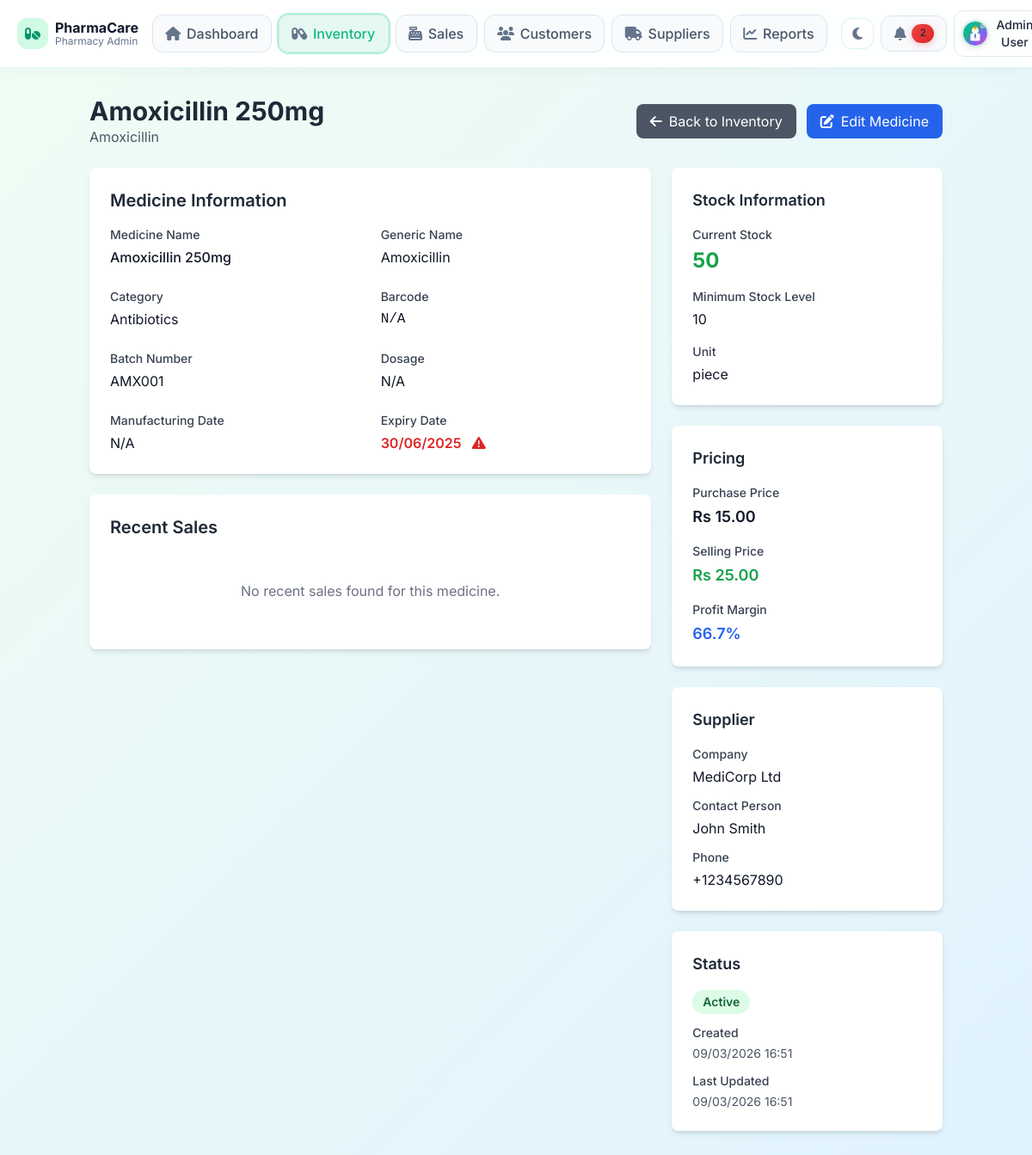
The page /admin/modules/inventory/view_medicine.php?id=2 (signed in) on the database its author committed.
### tables this page shows
CREATE TABLE users (
    id INT PRIMARY KEY AUTO_INCREMENT,
    name VARCHAR(100) NOT NULL,
    email VARCHAR(100) UNIQUE NOT NULL,
    password VARCHAR(255) NOT NULL,
    role ENUM('admin', 'pharmacist', 'customer') NOT NULL DEFAULT 'customer',
    phone VARCHAR(20),
    address TEXT,
    profile_image VARCHAR(255),
    status ENUM('active', 'inactive') DEFAULT 'active',
    created_at TIMESTAMP DEFAULT CURRENT_TIMESTAMP,
    updated_at TIMESTAMP DEFAULT CURRENT_TIMESTAMP ON UPDATE CURRENT_TIMESTAMP
);

CREATE TABLE medicines (
    id INT PRIMARY KEY AUTO_INCREMENT,
    name VARCHAR(200) NOT NULL,
    generic_name VARCHAR(200),
    category_id INT,
    supplier_id INT,
    batch_number VARCHAR(50),
    barcode VARCHAR(100),
    description TEXT,
    dosage VARCHAR(100),
    unit VARCHAR(50) DEFAULT 'piece',
    purchase_price DECIMAL(10,2) NOT NULL,
    selling_price DECIMAL(10,2) NOT NULL,
    stock_quantity INT DEFAULT 0,
    min_stock_level INT DEFAULT 10,
    max_stock_level INT DEFAULT 1000,
    expiry_date DATE,
    manufacture_date DATE,
    prescription_required BOOLEAN DEFAULT FALSE,
    image VARCHAR(255),
    status ENUM('active', 'inactive', 'discontinued') DEFAULT 'active',
    created_at TIMESTAMP DEFAULT CURRENT_TIMESTAMP,
    updated_at TIMESTAMP DEFAULT CURRENT_TIMESTAMP ON UPDATE CURRENT_TIMESTAMP,
    FOREIGN KEY (category_id) REFERENCES categories(id),
    FOREIGN KEY (supplier_id) REFERENCES suppliers(id),
    INDEX idx_name (name),
    INDEX idx_barcode (barcode),
    INDEX idx_expiry (expiry_date)
);

CREATE TABLE categories (
    id INT PRIMARY KEY AUTO_INCREMENT,
    name VARCHAR(100) NOT NULL,
    description TEXT,
    status ENUM('active', 'inactive') DEFAULT 'active',
    created_at TIMESTAMP DEFAULT CURRENT_TIMESTAMP
);

CREATE TABLE suppliers (
    id INT PRIMARY KEY AUTO_INCREMENT,
    name VARCHAR(100) NOT NULL,
    contact_person VARCHAR(100),
    email VARCHAR(100),
    phone VARCHAR(20),
    address TEXT,
    status ENUM('active', 'inactive') DEFAULT 'active',
    created_at TIMESTAMP DEFAULT CURRENT_TIMESTAMP,
    updated_at TIMESTAMP DEFAULT CURRENT_TIMESTAMP ON UPDATE CURRENT_TIMESTAMP
);

### admin/modules/inventory/view_medicine.php (the view, shortened to what the rows shown need)
<?php
require_once dirname(__DIR__, 2) . '/bootstrap.php';
$id = $_GET['id'] ?? null;
$stmt = $pdo->prepare("
    SELECT m.*, c.name as category_name, s.name as supplier_name, s.contact_person, s.phone
    FROM medicines m
    LEFT JOIN categories c ON m.category_id = c.id
    LEFT JOIN suppliers s ON m.supplier_id = s.id
    WHERE m.id = ?
");
$stmt->execute([$id]);
$medicine = $stmt->fetch(PDO::FETCH_ASSOC);
?>
<!DOCTYPE html>
<html lang="en" data-theme="<?php echo getThemeClass(); ?>">
<head>
    <?php include '../../includes/head.php'; ?>
    <script src="https://cdn.tailwindcss.com"></script>
</head>
<body class="pc-shell">
    <?php include '../../includes/navbar.php'; ?>
    <div class="container mx-auto px-4 py-8">
        <div class="flex justify-between items-center mb-6">
            <div>
                <h1 class="text-3xl font-bold text-gray-800"><?php echo htmlspecialchars($medicine['name'] ?? 'Unknown Medicine'); ?></h1>
                <p class="text-gray-600"><?php echo htmlspecialchars($medicine['generic_name'] ?? 'N/A'); ?></p>
            </div>
        </div>
        <div class="grid grid-cols-1 lg:grid-cols-3 gap-6">
            <div class="lg:col-span-2">
                <div class="bg-white rounded-lg shadow-md p-6 mb-6">
                    <h2 class="text-xl font-semibold text-gray-800 mb-4">Medicine Information</h2>
                    <div class="grid grid-cols-1 md:grid-cols-2 gap-6">
                        <div>
                            <label class="block text-sm font-medium text-gray-700 mb-1">Medicine Name</label>
                            <p class="text-gray-900 font-medium"><?php echo htmlspecialchars($medicine['name'] ?? 'Unknown Medicine'); ?></p>
                        </div>
                        <div>
                            <label class="block text-sm font-medium text-gray-700 mb-1">Generic Name</label>
                            <p class="text-gray-900"><?php echo htmlspecialchars($medicine['generic_name'] ?? 'N/A'); ?></p>
                        </div>
                        <div>
                            <label class="block text-sm font-medium text-gray-700 mb-1">Category</label>
                            <p class="text-gray-900"><?php echo htmlspecialchars($medicine['category_name'] ?? 'N/A'); ?></p>
                        </div>
                        <div>
                            <label class="block text-sm font-medium text-gray-700 mb-1">Barcode</label>
                            <p class="text-gray-900 font-mono"><?php echo htmlspecialchars($medicine['barcode'] ?? 'N/A'); ?></p>
                        </div>
                        <div>
                            <label class="block text-sm font-medium text-gray-700 mb-1">Batch Number</label>
                            <p class="text-gray-900"><?php echo htmlspecialchars($medicine['batch_number'] ?? 'N/A'); ?></p>
                        </div>
                        <div>
                            <label class="block text-sm font-medium text-gray-700 mb-1">Dosage</label>
                            <p class="text-gray-900"><?php echo htmlspecialchars($medicine['dosage'] ?? 'N/A'); ?></p>
                        </div>
                        <div>
                            <label class="block text-sm font-medium text-gray-700 mb-1">Expiry Date</label>
                            <p class="text-gray-900 <?php echo (!empty($medicine['expiry_date']) && strtotime($medicine['expiry_date']) <= strtotime('+30 days')) ? 'text-red-600 font-semibold' : ''; ?>">
                                <?php
                                if (!empty($medicine['expiry_date'])) {
                                    echo date('d/m/Y', strtotime($medicine['expiry_date']));
                                    if (strtotime($medicine['expiry_date']) <= strtotime('+30 days')) {
                                        echo ' <i class="fas fa-exclamation-triangle ml-2"></i>';
                                    }
                                } else {
                                    echo 'N/A';
                                }
                                ?>
                            </p>
                        </div>
                    </div>
                </div>
                <div class="bg-white rounded-lg shadow-md p-6">
                    <h2 class="text-xl font-semibold text-gray-800 mb-4">Recent Sales</h2>
                </div>
            </div>
            <div class="space-y-6">
                <div class="bg-white rounded-lg shadow-md p-6">
                    <div class="space-y-4">
                        <div>
                            <label class="block text-sm font-medium text-gray-700 mb-1">Current Stock</label>
                            <p class="text-2xl font-bold <?php echo $medicine['stock_quantity'] <= $medicine['min_stock_level'] ? 'text-red-600' : 'text-green-600'; ?>">
                                <?php echo $medicine['stock_quantity']; ?>
                            </p>
                        </div>
                        <div>
                            <label class="block text-sm font-medium text-gray-700 mb-1">Minimum Stock Level</label>
                            <p class="text-gray-900"><?php echo $medicine['min_stock_level']; ?></p>
                        </div>
                        <div>
                            <label class="block text-sm font-medium text-gray-700 mb-1">Unit</label>
                            <p class="text-gray-900"><?php echo htmlspecialchars($medicine['unit'] ?? 'N/A'); ?></p>
                        </div>
                    </div>
                </div>
                <div class="bg-white rounded-lg shadow-md p-6">
                    <div class="space-y-4">
                        <div>
                            <label class="block text-sm font-medium text-gray-700 mb-1">Purchase Price</label>
                            <p class="text-lg font-semibold text-gray-900">Rs <?php echo number_format($medicine['purchase_price'], 2); ?></p>
                        </div>
                        <div>
                            <label class="block text-sm font-medium text-gray-700 mb-1">Selling Price</label>
                            <p class="text-lg font-semibold text-green-600">Rs <?php echo number_format($medicine['selling_price'], 2); ?></p>
                        </div>
                        <div>
                            <label class="block text-sm font-medium text-gray-700 mb-1">Profit Margin</label>
                            <?php
                            $margin = (($medicine['selling_price'] - $medicine['purchase_price']) / $medicine['purchase_price']) * 100;
                            ?>
                            <p class="text-lg font-semibold text-blue-600"><?php echo number_format($margin, 1); ?>%</p>
                        </div>
                    </div>
                </div>
                <?php if ($medicine['supplier_name']): ?>
                    <div class="bg-white rounded-lg shadow-md p-6">
                        <h3 class="text-lg font-semibold text-gray-800 mb-4">Supplier</h3>
                        <div class="space-y-3">
                            <div>
                                <label class="block text-sm font-medium text-gray-700 mb-1">Company</label>
                                <p class="text-gray-900"><?php echo htmlspecialchars($medicine['supplier_name'] ?? 'N/A'); ?></p>
                            </div>
                            <?php if ($medicine['contact_person']): ?>
                                <div>
                                    <label class="block text-sm font-medium text-gray-700 mb-1">Contact Person</label>
                                    <p class="text-gray-900"><?php echo htmlspecialchars($medicine['contact_person'] ?? 'N/A'); ?></p>
                                </div>
                            <?php endif; ?>
                            <?php if ($medicine['phone']): ?>
                                <div>
                                    <label class="block text-sm font-medium text-gray-700 mb-1">Phone</label>
                                    <p class="text-gray-900"><?php echo htmlspecialchars($medicine['phone'] ?? 'N/A'); ?></p>
                                </div>
                            <?php endif; ?>
                        </div>
                    </div>
                <?php endif; ?>
                <div class="bg-white rounded-lg shadow-md p-6">
                    <div class="space-y-3">
                        <div>
                            <span class="px-3 py-1 inline-flex text-sm leading-5 font-semibold rounded-full
                                <?php echo $medicine['status'] === 'active' ? 'bg-green-100 text-green-800' : 'bg-red-100 text-red-800'; ?>">
                                <?php echo ucfirst($medicine['status']); ?>
                            </span>
                        </div>
                        <div>
                            <label class="block text-sm font-medium text-gray-700 mb-1">Created</label>
                            <p class="text-sm text-gray-600"><?php echo date('d/m/Y H:i', strtotime($medicine['created_at'])); ?></p>
                        </div>
                        <div>
                            <label class="block text-sm font-medium text-gray-700 mb-1">Last Updated</label>
                            <p class="text-sm text-gray-600"><?php echo date('d/m/Y H:i', strtotime($medicine['updated_at'])); ?></p>
                        </div>
                    </div>
                </div>
            </div>
        </div>
    </div>
</body>
</html>

### admin/includes/navbar.php (shortened to what the rows shown need)
<?php
$profileImage = ($user && !empty($user['profile_image']))
  ? url('uploads/profiles/' . $user['profile_image'])
  : url('assets/images/default-avatar.svg');
?>
<nav class="sticky top-0 z-50 border-b border-slate-200/70 bg-white/92 backdrop-blur dark:bg-slate-900/95 dark:border-slate-700">
  <div class="pc-container !py-3">
    <div class="flex items-center justify-between gap-4">
      <div class="flex items-center gap-2">
        <div class="relative">
          <button class="flex items-center gap-2 rounded-xl border border-slate-200 dark:border-slate-700 px-2 py-1.5 hover:bg-slate-50 dark:hover:bg-slate-800 text-slate-700 dark:text-slate-100" onclick="toggleUserMenu()">
            <img src="<?php echo $profileImage; ?>" alt="Profile" class="h-8 w-8 rounded-full object-cover" onerror="this.src='<?php echo url('assets/images/default-avatar.svg'); ?>'">
            <span class="hidden lg:inline text-sm font-medium"><?php echo htmlspecialchars($user['name'] ?? 'User'); ?></span>
          </button>
        </div>
      </div>
    </div>
  </div>
</nav>

### rows shown on the page
users: name "Admin User"
medicines: name "Amoxicillin 250mg", generic_name "Amoxicillin", category.name "Antibiotics", barcode "N/A", batch_number "AMX001", dosage "N/A", expiry_date "30/06/2025", stock_quantity "50", min_stock_level "10", unit "piece", purchase_price "15.00", selling_price "25.00", margin "66.7", supplier.name "MediCorp Ltd", supplier.contact_person "John Smith", supplier.phone "+1234567890", status "Active", created_at "09/03/2026 16:51", updated_at "09/03/2026 16:51"
